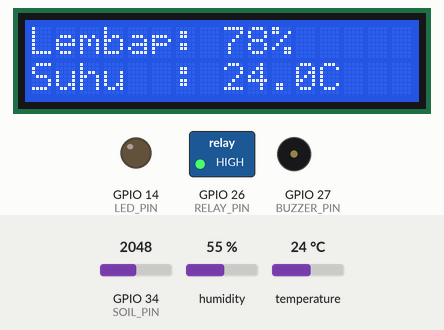
Simulated run of this sketch. Board: ESP32. Parts: 16×2 character LCD, switched loads named in the sketch (green lamp = pin HIGH), output pins drawn as LEDs (lit = HIGH), buzzer (waves = sounding, pin HIGH). Dashed ring = blinking. Inputs (shaded band) come from the test bench; at power-on: GPIO 34 (SOIL_PIN) = 2048, temperature 24 °C, humidity 55 %. What the sketch prints to the serial monitor is not drawn.

Above: at 3.2 s.
3.3 s: GPIO 34 (SOIL_PIN) set to 1670
At 5.5 s:
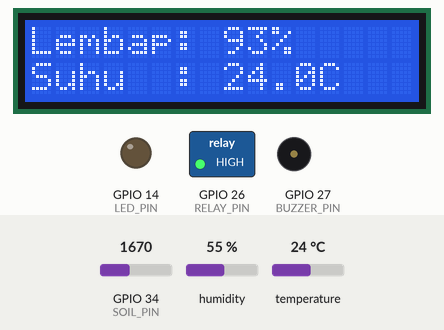
6.0 s: GPIO 34 (SOIL_PIN) set to 1560
At 6.17 s:
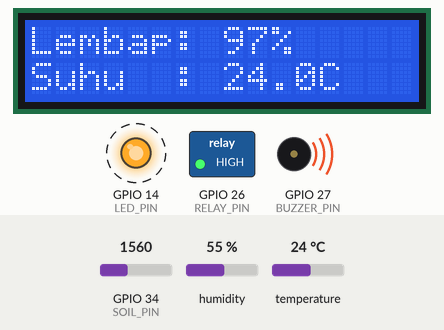
8.7 s: GPIO 34 (SOIL_PIN) set to 3603
At 10.8 s:
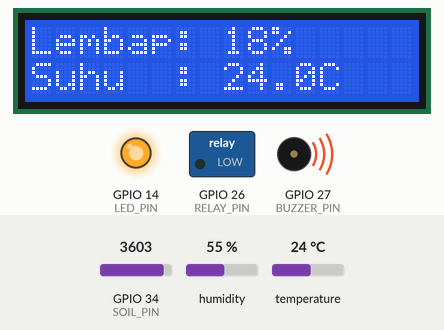
13.5 s: GPIO 34 (SOIL_PIN) set to 3381
At 15.27 s:
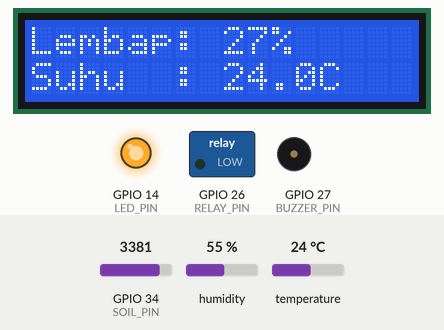
16.2 s: GPIO 34 (SOIL_PIN) set to 3253
At 18.7 s:
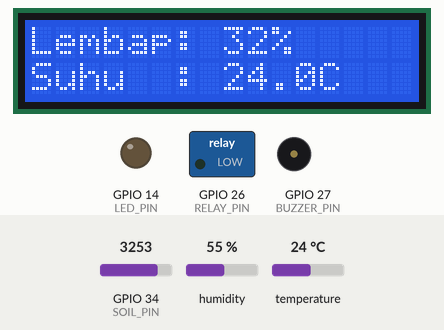
19.6 s: temperature set to 12 °C
At 23.0 s:
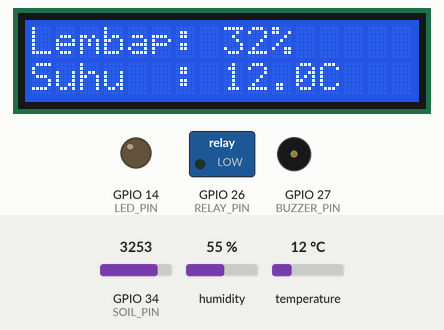
Timing chart, 0 to 24.5 s (numbered marks = the images above; inputs shaded):
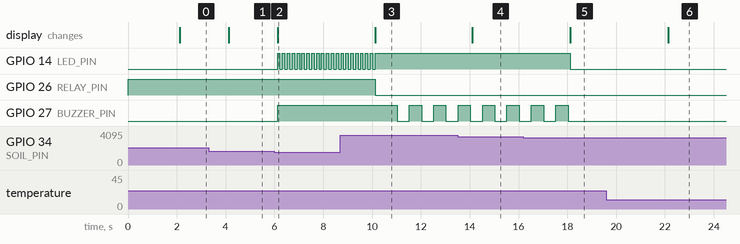

The sketch:

ultrasonik.ino
```cpp
#include <Wire.h>
#include <LiquidCrystal_I2C.h>
#include <DHT.h>

// --- DEKLARASI PIN ---
#define DHTPIN 4
#define DHTTYPE DHT22 // Sensor DHT22 (Warna Putih)
#define SOIL_PIN 34   // Sensor Kelembapan Tanah
#define LED_PIN 14    // LED Merah (Indikator)
#define BUZZER_PIN 27 // Buzzer (Alarm)
#define RELAY_PIN 26  // Relay Pompa Air (Sesuai skema awal)

// --- LOGIKA RELAY ---
// Kebanyakan modul relay Arduino/ESP32 aktif saat diberi sinyal LOW (Active Low)
// Jika pompa kamu malah mati saat harusnya menyala, silakan tukar nilai HIGH dan LOW di bawah ini
#define RELAY_ON LOW
#define RELAY_OFF HIGH

// --- OBJEK SENSOR & MODUL ---
DHT dht(DHTPIN, DHTTYPE);
LiquidCrystal_I2C lcd(0x27, 16, 2); // Alamat I2C umum adalah 0x27

// --- VARIABEL GLOBAL ---
int kelembapanPercent = 0;
float suhu = 0;

// Variabel untuk pengaturan waktu (Non-blocking Timer)
unsigned long waktuSebelumnyaSensor = 0;
const long intervalSensor = 2000; // Baca sensor setiap 2 detik (2000 milidetik)

unsigned long waktuSebelumnyaAlarm = 0;
bool statusBlink = false;

// Nilai kalibrasi sensor tanah (bisa disesuaikan nanti)
const int nilaiKeringAir = 4095; // Nilai saat kering (di udara)
const int nilaiBasahAir = 1500;  // Nilai saat basah (di dalam air)

void setup() {
  Serial.begin(115200);

  // Inisialisasi Pin Output
  pinMode(LED_PIN, OUTPUT);
  pinMode(BUZZER_PIN, OUTPUT);
  pinMode(RELAY_PIN, OUTPUT);

  // Pastikan semua output mati saat pertama kali dinyalakan
  digitalWrite(LED_PIN, LOW);
  digitalWrite(BUZZER_PIN, LOW);
  digitalWrite(RELAY_PIN, RELAY_OFF);

  // Inisialisasi LCD
  lcd.init();
  lcd.backlight();
  lcd.setCursor(0, 0);
  lcd.print("Smart Garden");
  lcd.setCursor(0, 1);
  lcd.print("Memulai Alat...");
  delay(2000);
  lcd.clear();

  // Inisialisasi Sensor Suhu
  dht.begin();
}

void loop() {
  unsigned long waktuSekarang = millis();

  // Membaca sensor setiap 2 detik tanpa menghentikan program (Non-blocking)
  if (waktuSekarang - waktuSebelumnyaSensor >= intervalSensor) {
    waktuSebelumnyaSensor = waktuSekarang;
    bacaSensor();
  }

  // Menjalankan logika LED, Buzzer, dan Pompa berdasarkan kelembapan tanah
  jalankanSistem();
}

void bacaSensor() {
  // Membaca suhu dari DHT22
  suhu = dht.readTemperature();

  // Membaca nilai analog dari kelembapan tanah
  int nilaiAnalogTanah = analogRead(SOIL_PIN);

  // Konversi nilai analog ke persen (0 - 100%)
  kelembapanPercent = map(nilaiAnalogTanah, nilaiKeringAir, nilaiBasahAir, 0, 100);

  // Batasi agar nilainya tidak melompat di bawah 0% atau di atas 100%
  kelembapanPercent = constrain(kelembapanPercent, 0, 100);

  // Tampilkan data ke Serial Monitor untuk keperluan debugging/pemantauan di PC
  Serial.print("Kelembapan Tanah: ");
  Serial.print(kelembapanPercent);
  Serial.print("% | Suhu: ");
  if (isnan(suhu)) {
    Serial.println("Error membaca suhu!");
  } else {
    Serial.print(suhu);
    Serial.println(" C");
  }

  // Update Tampilan pada Layar LCD 16x2
  lcd.setCursor(0, 0);
  lcd.print("Lembap: ");
  lcd.print(kelembapanPercent);
  lcd.print("%   "); // Spasi tambahan untuk menghapus sisa angka sebelumnya

  lcd.setCursor(0, 1);
  lcd.print("Suhu  : ");
  if (isnan(suhu)) {
    lcd.print("Err ");
  } else {
    lcd.print(suhu, 1); // Menampilkan suhu dengan 1 angka di belakang koma
    lcd.print("C  ");
  }
}

void jalankanSistem() {
  unsigned long waktuSekarang = millis();

  // KONDISI 1: Tanah Kering (Kelembapan < 30%)
  if (kelembapanPercent < 30) {
    digitalWrite(RELAY_PIN, RELAY_ON); // Pompa menyala otomatis
    digitalWrite(LED_PIN, HIGH);       // LED Merah menyala diam (statis)

    // Buzzer berbunyi putus-putus (intermiten) setiap 500ms
    if (waktuSekarang - waktuSebelumnyaAlarm >= 500) {
      waktuSebelumnyaAlarm = waktuSekarang;
      statusBlink = !statusBlink;
      digitalWrite(BUZZER_PIN, statusBlink ? HIGH : LOW);
    }
  }

  // KONDISI 2: Batas Aman (Kelembapan >= 50% dan < 95%)
  else if (kelembapanPercent >= 50 && kelembapanPercent < 95) {
    digitalWrite(RELAY_PIN, RELAY_OFF); // Pompa berhenti menyala
    digitalWrite(LED_PIN, LOW);         // LED Mati
    digitalWrite(BUZZER_PIN, LOW);      // Buzzer Mati
  }

  // KONDISI 3: Tanah Terlalu Basah / Banjir (Kelembapan >= 95%)
  else if (kelembapanPercent >= 95) {
    digitalWrite(RELAY_PIN, RELAY_OFF); // Pompa tetap mati (mencegah banjir lebih parah)
    digitalWrite(BUZZER_PIN, HIGH);     // Buzzer berbunyi konstan (menyala terus-menerus)

    // LED Merah berkedip cepat setiap 100ms
    if (waktuSekarang - waktuSebelumnyaAlarm >= 100) {
      waktuSebelumnyaAlarm = waktuSekarang;
      statusBlink = !statusBlink;
      digitalWrite(LED_PIN, statusBlink ? HIGH : LOW);
    }
  }

  // KONDISI 4: Rentang transisi (30% s.d. 49%)
  // Pada kondisi ini, jika pompa sudah menyala sejak kondisi <30%, pompa dibiarkan TETAP MENYALA
  // sampai kelembapan menyentuh batas aman 50%.
  // Namun, alarm buzzer dan LED dimatikan agar tidak bising selama proses penyiraman berlangsung.
  else {
    digitalWrite(LED_PIN, LOW);
    digitalWrite(BUZZER_PIN, LOW);
  }
}
```

Measured:
- the behaviour switches between 1630 and 1629 on GPIO 34 (SOIL_PIN) (found by bisection; images 1 and 2)
- the behaviour switches between 3317 and 3316 on GPIO 34 (SOIL_PIN) (found by bisection; images 4 and 5)
- after the input at 3.3 s, the display: changes after 0.82 s (image 1)
- after the input at 6.0 s, GPIO 14 (LED_PIN): alternates HIGH for 0.10 s and LOW for 0.10 s, starting after 0.13 s; GPIO 27 (BUZZER_PIN): LOW → HIGH after 0.13 s; the display: changes after 0.13 s (image 2)
- after the input at 8.7 s, GPIO 14 (LED_PIN): goes on until 10.1 s, then stays HIGH; GPIO 26 (RELAY_PIN): HIGH → LOW after 1.4 s; GPIO 27 (BUZZER_PIN): alternates HIGH for 0.50 s and LOW for 0.50 s, starting after 2.3 s; the display: changes after 1.4 s (image 3)
- after the input at 13.5 s, the display: changes after 0.61 s (image 4)
- after the input at 16.2 s, GPIO 14 (LED_PIN): HIGH → LOW after 1.9 s; GPIO 27 (BUZZER_PIN): goes on until 18.0 s, then stays LOW; the display: changes after 1.9 s (image 5)
- after the input at 19.6 s, the display: changes after 2.5 s (image 6)
